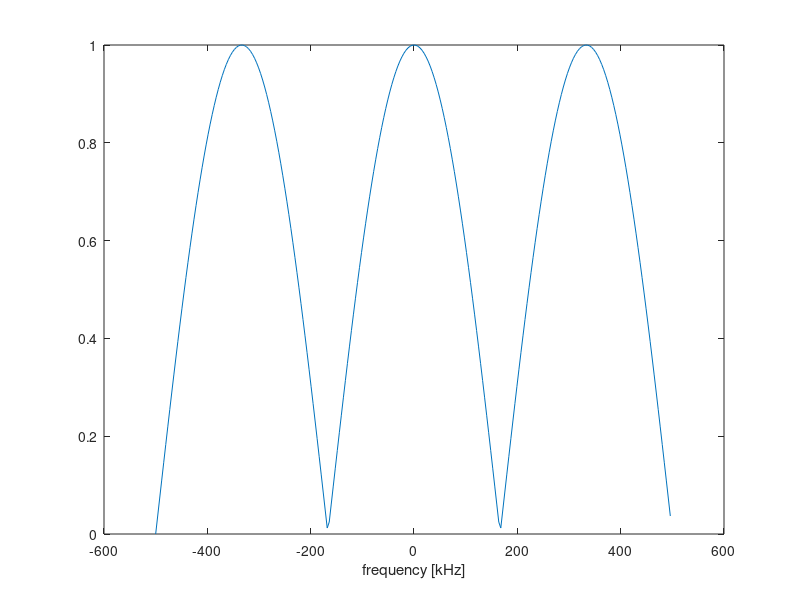

Here is the MATLAB script that generated this plot:
clear all; close all; clc;

% OFDM  parameters
NFFT = 256;
cp_size = 20;
pilot_spacing = 16;
load ofdm_exam


% (a) Remove the cyclic prefix 

ofdm_frame_width = length(received_OFDM)/(NFFT+cp_size);
ofdm_frame_cp = reshape(received_OFDM, NFFT+cp_size, ofdm_frame_width);

% Remove CP
ofdm_frame = ofdm_frame_cp(cp_size+1:end,:);

ofdm_frame_fft = fft(ofdm_frame, NFFT);

% (b) Plot the absolute value of the frequency spectrum
fs = 1e6;
freq = linspace(-fs/2, fs/2-fs/NFFT, NFFT)/1000;
ofdm_frame_fft_shifted = abs(fftshift(ofdm_frame_fft));
plot(freq, ofdm_frame_fft_shifted);
xlabel('frequency [kHz]');

% (c) estimate the channel coeficients
ref_symbol_indices = 1:256;
ref_symbol_indices = ref_symbol_indices(mod(ref_symbol_indices, 16) == 1);

reference_symbols_rx = ofdm_frame_fft(ref_symbol_indices);

lambda_ref_symbols = reference_symbols_rx ./ reference_symbols;


